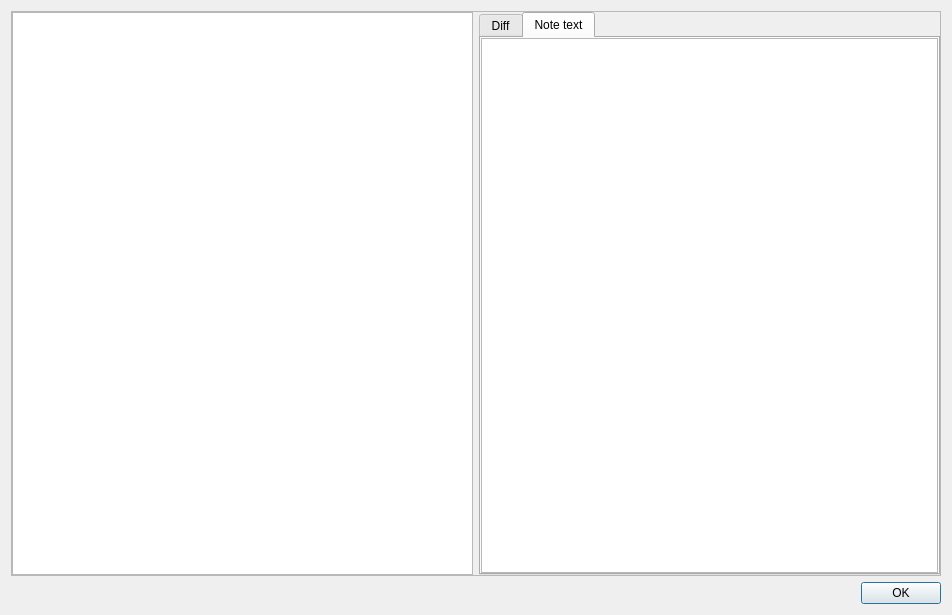
<?xml version="1.0" encoding="UTF-8"?>
<ui version="4.0">
 <class>VersionDialog</class>
 <widget class="QDialog" name="VersionDialog">
  <property name="geometry">
   <rect>
    <x>0</x>
    <y>0</y>
    <width>952</width>
    <height>615</height>
   </rect>
  </property>
  <property name="windowTitle">
   <string>Note versions on your ownCloud server</string>
  </property>
  <property name="windowIcon">
   <iconset theme="appointment-new" resource="../breeze-qownnotes.qrc">
    <normaloff>:/icons/breeze-qownnotes/16x16/appointment-new.svg</normaloff>:/icons/breeze-qownnotes/16x16/appointment-new.svg</iconset>
  </property>
  <layout class="QVBoxLayout" name="verticalLayout">
   <item>
    <widget class="QFrame" name="frame">
     <property name="frameShape">
      <enum>QFrame::StyledPanel</enum>
     </property>
     <property name="frameShadow">
      <enum>QFrame::Raised</enum>
     </property>
     <layout class="QGridLayout" name="gridLayout">
      <property name="leftMargin">
       <number>0</number>
      </property>
      <property name="topMargin">
       <number>0</number>
      </property>
      <property name="rightMargin">
       <number>0</number>
      </property>
      <property name="bottomMargin">
       <number>0</number>
      </property>
      <item row="0" column="0">
       <widget class="QListWidget" name="versionListWidget"/>
      </item>
      <item row="0" column="1">
       <widget class="QTabWidget" name="tabWidget">
        <property name="currentIndex">
         <number>1</number>
        </property>
        <widget class="QWidget" name="diffTab">
         <attribute name="title">
          <string>Diff</string>
         </attribute>
         <layout class="QGridLayout" name="gridLayout_2">
          <property name="leftMargin">
           <number>0</number>
          </property>
          <property name="topMargin">
           <number>0</number>
          </property>
          <property name="rightMargin">
           <number>0</number>
          </property>
          <property name="bottomMargin">
           <number>0</number>
          </property>
          <item row="0" column="0">
           <widget class="QTextBrowser" name="diffBrowser">
            <property name="styleSheet">
             <string notr="true"/>
            </property>
            <property name="html">
             <string notr="true">&lt;!DOCTYPE HTML PUBLIC &quot;-//W3C//DTD HTML 4.0//EN&quot; &quot;http://www.w3.org/TR/REC-html40/strict.dtd&quot;&gt;
&lt;html&gt;&lt;head&gt;&lt;meta name=&quot;qrichtext&quot; content=&quot;1&quot; /&gt;&lt;style type=&quot;text/css&quot;&gt;
p, li { white-space: pre-wrap; }
&lt;/style&gt;&lt;/head&gt;&lt;body style=&quot; font-family:'Sans Serif'; font-size:9pt; font-weight:400; font-style:normal;&quot;&gt;
&lt;p style=&quot;-qt-paragraph-type:empty; margin-top:0px; margin-bottom:0px; margin-left:0px; margin-right:0px; -qt-block-indent:0; text-indent:0px;&quot;&gt;&lt;br /&gt;&lt;/p&gt;&lt;/body&gt;&lt;/html&gt;</string>
            </property>
           </widget>
          </item>
         </layout>
        </widget>
        <widget class="QWidget" name="noteTextTab">
         <attribute name="title">
          <string>Note text</string>
         </attribute>
         <layout class="QGridLayout" name="gridLayout_3">
          <property name="leftMargin">
           <number>0</number>
          </property>
          <property name="topMargin">
           <number>0</number>
          </property>
          <property name="rightMargin">
           <number>0</number>
          </property>
          <property name="bottomMargin">
           <number>0</number>
          </property>
          <property name="verticalSpacing">
           <number>0</number>
          </property>
          <item row="0" column="0">
           <widget class="QOwnNotesMarkdownTextEdit" name="noteTextEdit">
            <property name="readOnly">
             <bool>true</bool>
            </property>
            <property name="html">
             <string notr="true">&lt;!DOCTYPE HTML PUBLIC &quot;-//W3C//DTD HTML 4.0//EN&quot; &quot;http://www.w3.org/TR/REC-html40/strict.dtd&quot;&gt;
&lt;html&gt;&lt;head&gt;&lt;meta name=&quot;qrichtext&quot; content=&quot;1&quot; /&gt;&lt;style type=&quot;text/css&quot;&gt;
p, li { white-space: pre-wrap; }
&lt;/style&gt;&lt;/head&gt;&lt;body style=&quot; font-family:'Sans Serif'; font-size:9pt; font-weight:400; font-style:normal;&quot;&gt;
&lt;p style=&quot;-qt-paragraph-type:empty; margin-top:0px; margin-bottom:0px; margin-left:0px; margin-right:0px; -qt-block-indent:0; text-indent:0px;&quot;&gt;&lt;br /&gt;&lt;/p&gt;&lt;/body&gt;&lt;/html&gt;</string>
            </property>
           </widget>
          </item>
          <item row="1" column="0">
           <widget class="QFrame" name="noteTextEditSearchFrame">
            <property name="frameShape">
             <enum>QFrame::NoFrame</enum>
            </property>
            <property name="lineWidth">
             <number>0</number>
            </property>
           </widget>
          </item>
         </layout>
        </widget>
       </widget>
      </item>
     </layout>
    </widget>
   </item>
   <item>
    <widget class="QDialogButtonBox" name="buttonBox">
     <property name="orientation">
      <enum>Qt::Horizontal</enum>
     </property>
     <property name="standardButtons">
      <set>QDialogButtonBox::Ok</set>
     </property>
    </widget>
   </item>
  </layout>
 </widget>
 <customwidgets>
  <customwidget>
   <class>QOwnNotesMarkdownTextEdit</class>
   <extends>QTextEdit</extends>
   <header location="global">widgets/qownnotesmarkdowntextedit.h</header>
  </customwidget>
 </customwidgets>
 <resources>
  <include location="../breeze-qownnotes.qrc"/>
 </resources>
 <connections>
  <connection>
   <sender>buttonBox</sender>
   <signal>accepted()</signal>
   <receiver>VersionDialog</receiver>
   <slot>accept()</slot>
   <hints>
    <hint type="sourcelabel">
     <x>248</x>
     <y>254</y>
    </hint>
    <hint type="destinationlabel">
     <x>157</x>
     <y>274</y>
    </hint>
   </hints>
  </connection>
  <connection>
   <sender>buttonBox</sender>
   <signal>rejected()</signal>
   <receiver>VersionDialog</receiver>
   <slot>reject()</slot>
   <hints>
    <hint type="sourcelabel">
     <x>316</x>
     <y>260</y>
    </hint>
    <hint type="destinationlabel">
     <x>286</x>
     <y>274</y>
    </hint>
   </hints>
  </connection>
 </connections>
</ui>
